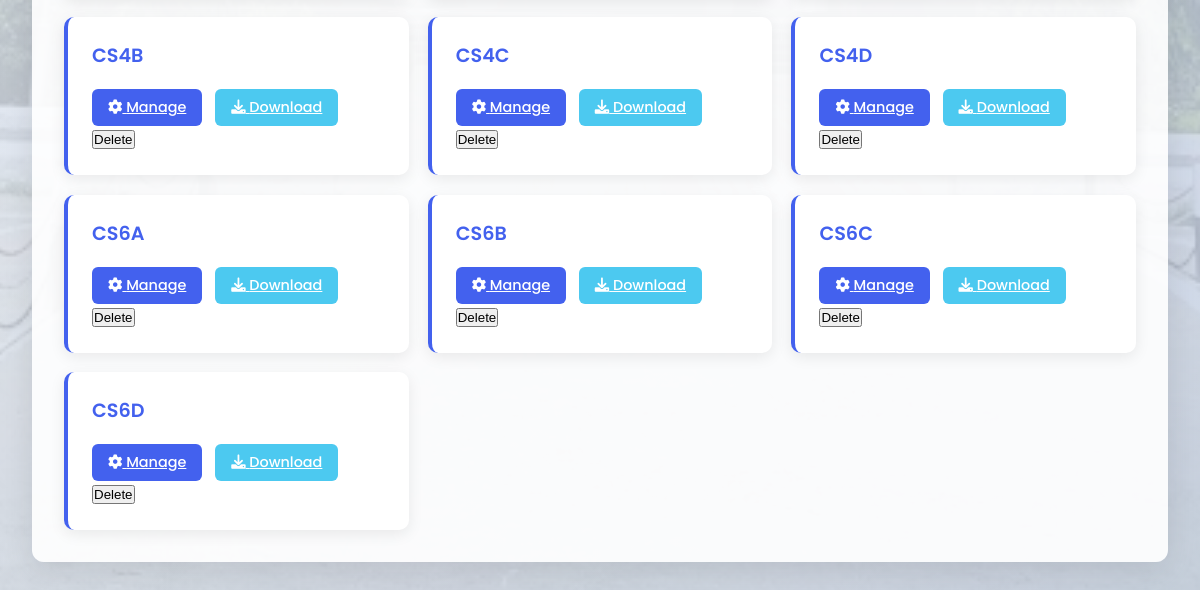
The app's page /departments/1 (lower part), older data.
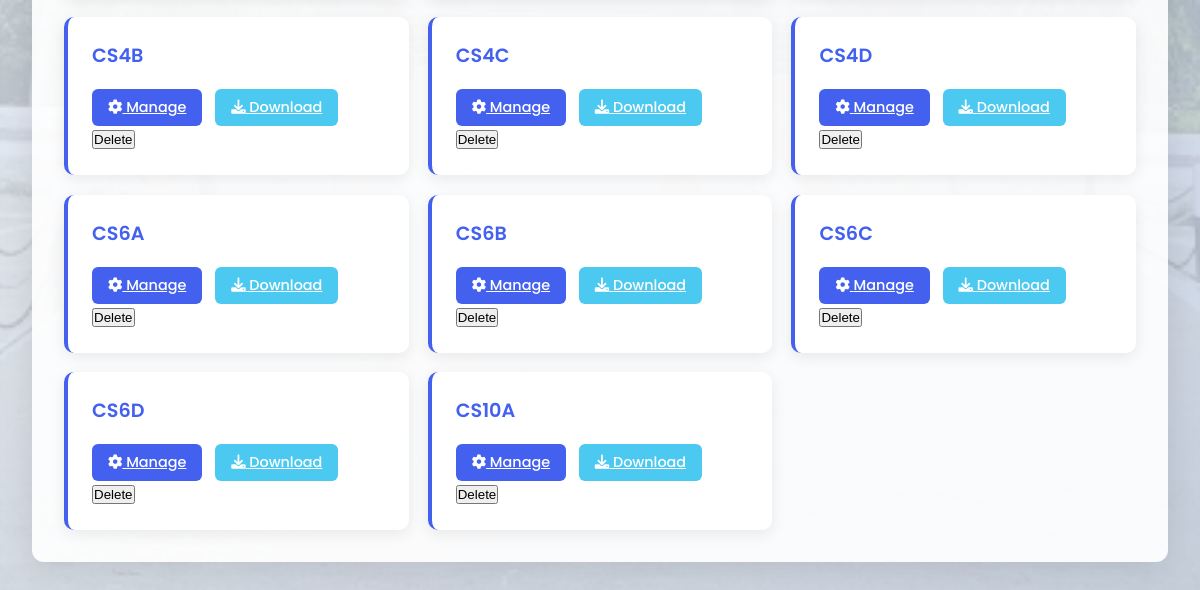
The same page, newer data.
### app.py (models this page shows)
class Batch(db.Model):
    id = db.Column(db.Integer, primary_key=True)
    name = db.Column(db.String(50), unique=True, nullable=False)
    capacity = db.Column(db.Integer, nullable=False)
    courses = db.relationship('Course', backref='batch', lazy=True)
    odd_sem = db.Column(db.Boolean, default=False,nullable=False)
    department_id = db.Column(db.Integer, db.ForeignKey('department.id'), nullable=False)
    department = db.relationship('Department', backref=db.backref('batches', lazy=True))

### app.py (the view)
@app.route('/departments/<int:department_id>', methods=['GET', 'POST'])
def manage_department(department_id):
    batch = Batch.query.filter_by(department_id=department_id).all()
    return render_template(
        'batches.html',
        batches=batch,
        department_id=department_id
    )

### templates/batches.html (shortened to what this page needs)
<!DOCTYPE html>
<html lang="en">
<head>
    <link rel="stylesheet" href="https://cdnjs.cloudflare.com/ajax/libs/font-awesome/6.0.0-beta3/css/all.min.css">
</head>
<body>
    <div class="container">
        <div class="card-container">
            {% if batches %}
            <div class="batch-list">
                {% for batch in batches %}
                <div class="batch-card">
                    <div class="batch-name">{{ batch.name }}</div>
                    <div class="batch-actions">
                        <a href="{{ url_for('manage_batch', batch_id=batch.id) }}" class="batch-btn manage">
                            <i class="fas fa-cog"></i> Manage
                        </a>
                        <a href="{{ url_for('download_timetable', batch_id=batch.id) }}" class="batch-btn download">
                            <i class="fas fa-download"></i> Download
                        </a>
                    </div>
                    <div>
                        <form action="{{ url_for('delete_batch', id=batch.id) }}" method="post" style="display:inline;">
                            <button type="submit" onclick="return confirm('Are you sure you want to delete {{ batch.name }}?');">
                            Delete
                            </button>
                        </form>
                    </div>
                </div>
                {% endfor %}
            </div>
            {% else %}
            <p style="text-align: center; color: #666; padding: 2rem 0;">No batches created yet. Create your first batch to get started!</p>
            {% endif %}
        </div>
    </div>
</body>
</html>

Row changes from the older to the newer data that the page shows:
added Batch: name "CS10A"
